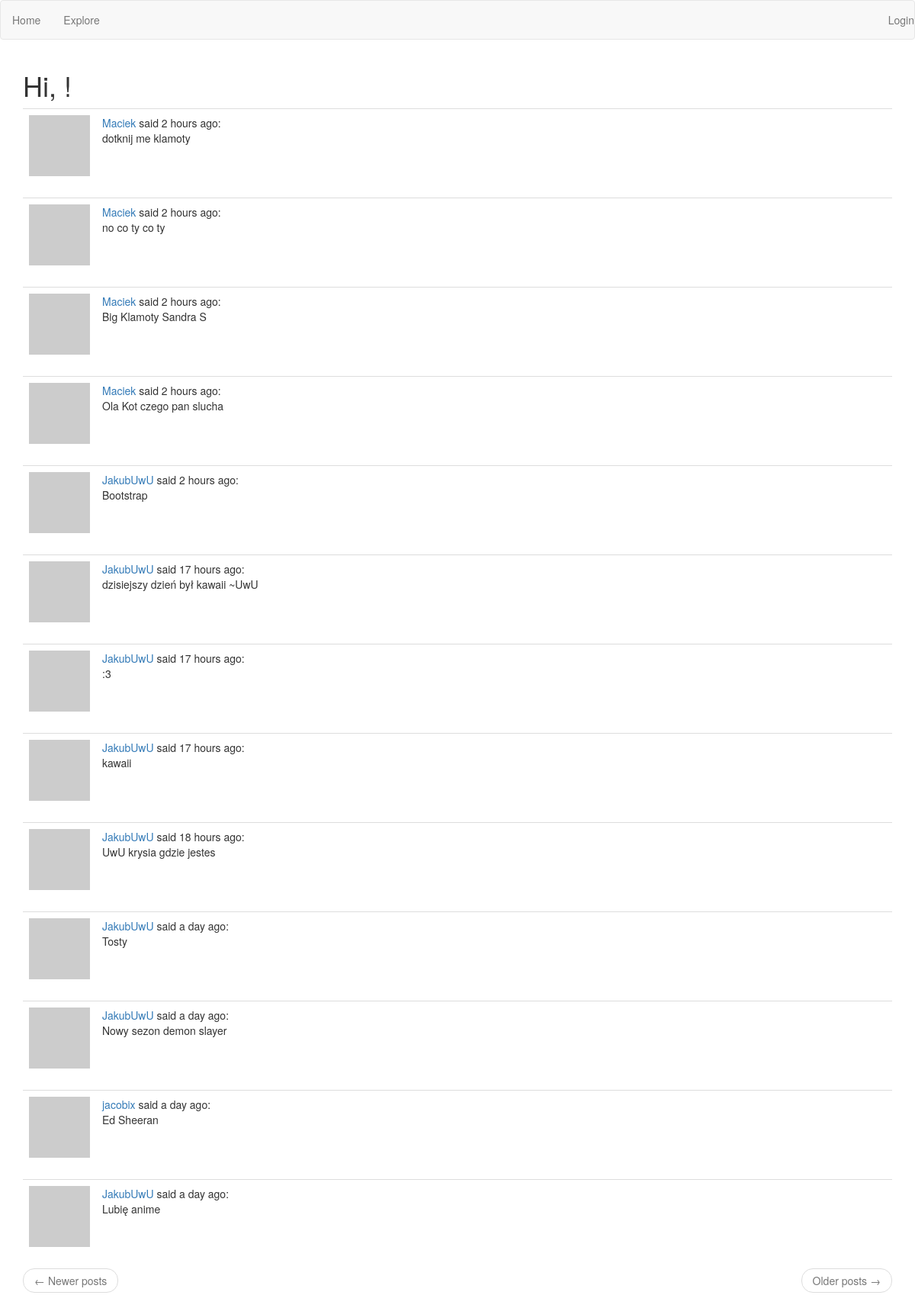
/explore, run on the app's committed database.
### app/models.py (models this page shows, shortened)
class Post(db.Model):
    id = db.Column(db.Integer, primary_key=True)
    body = db.Column(db.String(140))
    timestamp = db.Column(db.DateTime, index=True, default=datetime.utcnow)
    user_id = db.Column(db.Integer, db.ForeignKey('user.id'))

class User(UserMixin, db.Model):
    id = db.Column(db.Integer, primary_key=True)
    username = db.Column(db.String(64), index=True, unique=True)
    email = db.Column(db.String(120), index=True, unique=True)
    password_hash = db.Column(db.String(128))
    posts = db.relationship('Post', backref='author', lazy='dynamic')
    followed = db.relationship(
        'User', secondary=followers,
        primaryjoin=(followers.c.follower_id == id),
        secondaryjoin=(followers.c.followed_id == id),
        backref=db.backref('followers', lazy='dynamic'), lazy='dynamic')
    about_me = db.Column(db.String(140))
    last_seen = db.Column(db.DateTime, default=datetime.utcnow)
    def avatar(self, size):
        digest = md5(self.email.lower().encode('utf-8')).hexdigest()
        return 'https://www.gravatar.com/avatar/{}?d=identicon&s={}'.format(
            digest, size)

### app/routes.py (the view)
@app.route('/explore')
def explore():
    page = request.args.get('page', 1, type=int)
    posts = Post.query.order_by(Post.timestamp.desc()).paginate(
        page=page, per_page=app.config['POSTS_PER_PAGE'], error_out=False)
    next_url = url_for('explore', page=posts.next_num) \
        if posts.has_next else None
    prev_url = url_for('explore', page=posts.prev_num) \
        if posts.has_prev else None
    return render_template("index.html", title='Explore', posts=posts.items,
                          next_url=next_url, prev_url=prev_url)

### app/routes.py (called while the page is built)
@app.before_request
def before_request():
    if current_user.is_authenticated:
            current_user.last_seen = datetime.utcnow()
            db.session.commit()

### app/templates/index.html (shortened to what this page needs)
{% extends "base.html" %}
{% block app_content %}
    <h1>Hi, {{ current_user.username }}!</h1>
    {% for post in posts %}
        {% include '_post.html' %}
    {% endfor %}
    <nav aria-label="...">
        <ul class="pager">
            <li class="previous{% if not prev_url %} disabled{% endif %}">
                <a href="{{ prev_url or '#' }}">
                    <span aria-hidden="true">&larr;</span> Newer posts
                </a>
            </li>
            <li class="next{% if not next_url %} disabled{% endif %}">
                <a href="{{ next_url or '#' }}">
                    Older posts <span aria-hidden="true">&rarr;</span>
                </a>
            </li>
        </ul>
    </nav>
{% endblock %}

### app/templates/_post.html
<table class="table table-hover">
    <tr>
        <td width="70px">
            <a href="{{ url_for('user', username=post.author.username) }}">
                <img src="{{ post.author.avatar(70) }}" />
            </a>
        </td>
        <td>
            <a href="{{ url_for('user', username=post.author.username) }}">
                {{ post.author.username }}
            </a>
            said {{ moment(post.timestamp).fromNow() }}:
            <br>
            {{ post.body }}
        </td>
    </tr>
</table>

### data on the page
Post: author.username "Maciek", timestamp "2 hours ago", body "dotknij me klamoty"
Post: author.username "Maciek", timestamp "2 hours ago", body "no co ty co ty"
Post: author.username "Maciek", timestamp "2 hours ago", body "Big Klamoty Sandra S"
Post: author.username "Maciek", timestamp "2 hours ago", body "Ola Kot czego pan slucha"
Post: author.username "JakubUwU", timestamp "2 hours ago", body "Bootstrap"
Post: author.username "JakubUwU", timestamp "17 hours ago", body "dzisiejszy dzień był kawaii ~UwU"
Post: author.username "JakubUwU", timestamp "17 hours ago", body ":3"
Post: author.username "JakubUwU", timestamp "17 hours ago", body "kawaii"
Post: author.username "JakubUwU", timestamp "18 hours ago", body "UwU krysia gdzie jestes"
Post: author.username "JakubUwU", timestamp "a day ago", body "Tosty"
Post: author.username "JakubUwU", timestamp "a day ago", body "Nowy sezon demon slayer"
Post: author.username "jacobix", timestamp "a day ago", body "Ed Sheeran"
Post: author.username "JakubUwU", timestamp "a day ago", body "Lubię anime"
